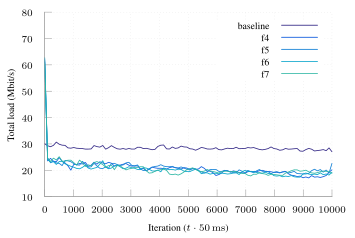

Write the gnuplot code that produced this figure.
set terminal tikz standalone color size 9cm,6cm font '\scriptsize' preamble '\usepackage{microtype} \usepackage{times} \usepackage[T1]{fontenc} \usepackage[binary-units, per-mode=symbol]{siunitx}\sisetup{detect-all}'
set output "ftprep-tcp-load-2.tex"

load "parula.pal"

set style line 102 lc rgb '#a0a0a0' lt 1 lw 1
set border ls 102
set colorbox border 102
set key textcolor rgb "black"
set tics textcolor rgb "black"
set label textcolor rgb "black"

set border 3
set grid x y
set xtics nomirror
set ytics nomirror

#set key autotitle columnhead
set datafile separator ","

set xlabel "Iteration ($t \\cdot{} \\SI{50}{\\milli\\second}$)"
set ylabel "Total load (\\si{\\mega\\bit\\per\\second})"

plot '../results/baseline-2-uncap-avg-ng.csv' u 1:4 w lines smooth sbezier title "baseline", \
     '../results/ft-tcp-f4-avg.csv' u 1:4 w lines smooth sbezier title "f4", \
     '../results/ft-tcp-f5-avg.csv' u 1:4 w lines smooth sbezier title "f5", \
     '../results/ft-tcp-f6-avg.csv' u 1:4 w lines smooth sbezier title "f6", \
     '../results/ft-tcp-f7-avg.csv' u 1:4 w lines smooth sbezier title "f7"
